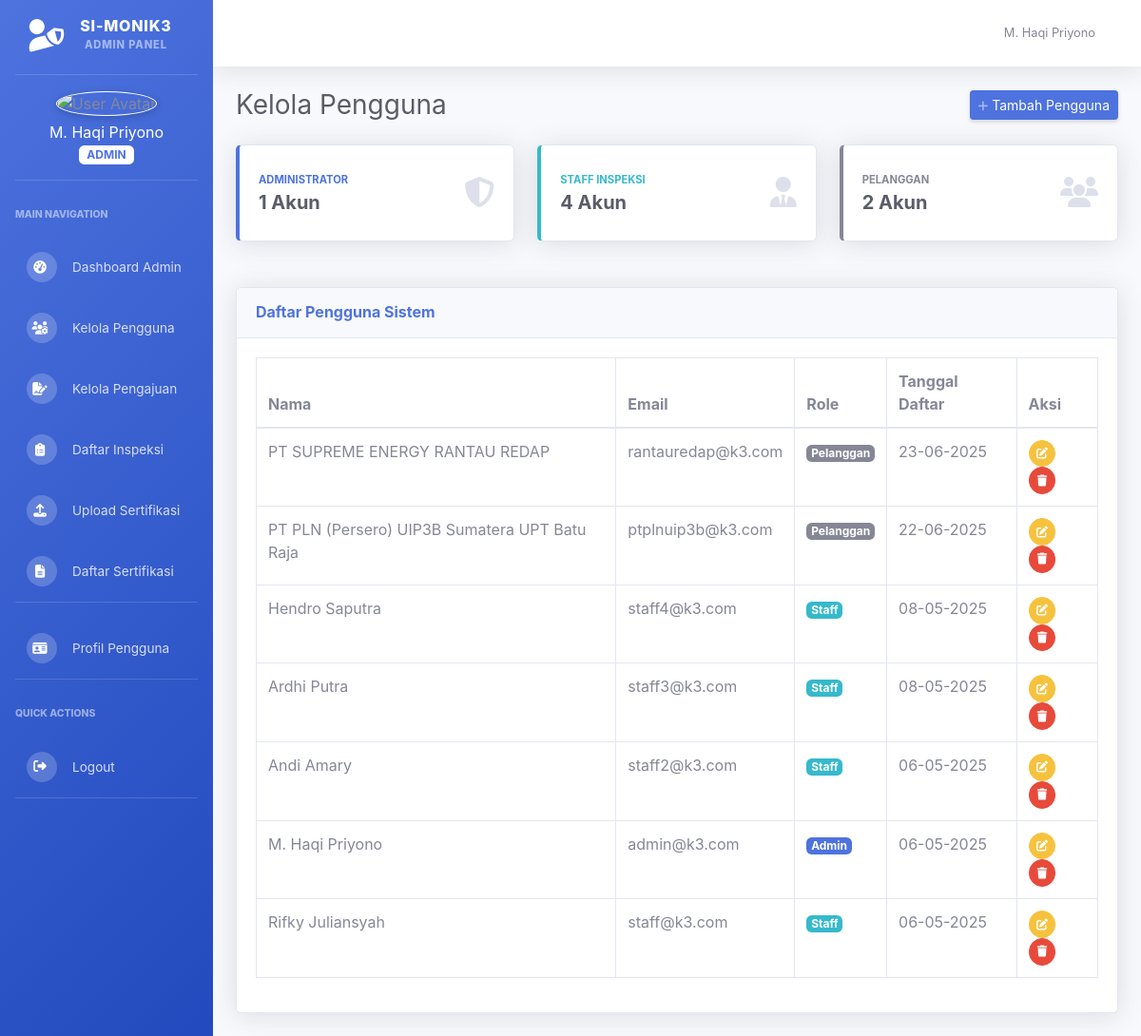
The page /kelola_pengguna.php (signed in) on the database its author committed.
### tables this page shows
CREATE TABLE `users` (
  `id_user` int(11) NOT NULL,
  `nama` varchar(100) DEFAULT NULL,
  `email` varchar(100) DEFAULT NULL,
  `password` varchar(255) DEFAULT NULL,
  `role` enum('admin','staff','pelanggan') DEFAULT 'pelanggan',
  `avatar` varchar(255) DEFAULT 'default.svg',
  `created_at` timestamp NOT NULL DEFAULT current_timestamp()
);

### functions.php (called while the page is built, shortened)
<?php
function formatDate($date) {
    return date('d-m-Y', strtotime($date));
}
?>

### kelola_pengguna.php (the view, shortened to what this page needs)
<?php
require_once '../../config/config.php';
require_once '../../config/functions.php';
$users = mysqli_query($conn, "SELECT * FROM users ORDER BY created_at DESC");
$role_counts = [];
$count_query = "SELECT role, COUNT(*) as count FROM users GROUP BY role";
$count_result = mysqli_query($conn, $count_query);
while($row = mysqli_fetch_assoc($count_result)) {
    $role_counts[$row['role']] = $row['count'];
}
?>
<!DOCTYPE html>
<html lang="en">
<head>
    <link href="../../vendor/fontawesome-free/css/all.min.css" rel="stylesheet">
    <link href="../../css/sb-admin-2.min.css" rel="stylesheet">
</head>
<body id="page-top">
<div id="wrapper">
    <?php include '../../includes/sidebar.php'; ?>
    <div id="content-wrapper" class="d-flex flex-column">
        <div id="content">
            <?php include '../../includes/topbar.php'; ?>
            <div class="container-fluid">
                <div class="d-sm-flex align-items-center justify-content-between mb-4">
                    <h1 class="h3 mb-0 text-gray-800">Kelola Pengguna</h1>
                    <button class="d-none d-sm-inline-block btn btn-sm btn-primary shadow-sm" data-toggle="modal" data-target="#tambahModal">
                        <i class="fas fa-plus fa-sm text-white-50"></i> Tambah Pengguna
                    </button>
                </div>
    <div class="row mb-4">
        <div class="col-xl-4 col-md-6 mb-4">
            <div class="card border-left-primary shadow h-100 py-2">
                <div class="card-body">
                    <div class="row no-gutters align-items-center">
                        <div class="col mr-2">
                            <div class="text-xs font-weight-bold text-primary text-uppercase mb-1">
                                Administrator</div>
                            <div class="h5 mb-0 font-weight-bold text-gray-800">
                                <?= $role_counts['admin'] ?> Akun
                            </div>
                        </div>
                        <div class="col-auto">
                            <i class="fas fa-shield-alt fa-2x text-gray-300"></i>
                        </div>
                    </div>
                </div>
            </div>
        </div>
        <div class="col-xl-4 col-md-6 mb-4">
            <div class="card border-left-info shadow h-100 py-2">
                <div class="card-body">
                    <div class="row no-gutters align-items-center">
                        <div class="col mr-2">
                            <div class="text-xs font-weight-bold text-info text-uppercase mb-1">
                                Staff Inspeksi</div>
                            <div class="h5 mb-0 font-weight-bold text-gray-800">
                                <?= $role_counts['staff'] ?> Akun
                            </div>
                        </div>
                        <div class="col-auto">
                            <i class="fas fa-user-tie fa-2x text-gray-300"></i>
                        </div>
                    </div>
                </div>
            </div>
        </div>
        <div class="col-xl-4 col-md-6 mb-4">
            <div class="card border-left-secondary shadow h-100 py-2">
                <div class="card-body">
                    <div class="row no-gutters align-items-center">
                        <div class="col mr-2">
                            <div class="text-xs font-weight-bold text-secondary text-uppercase mb-1">
                                Pelanggan</div>
                            <div class="h5 mb-0 font-weight-bold text-gray-800">
                                <?= $role_counts['pelanggan'] ?> Akun
                            </div>
                        </div>
                        <div class="col-auto">
                            <i class="fas fa-users fa-2x text-gray-300"></i>
                        </div>
                    </div>
                </div>
            </div>
        </div>
    </div>
                <div class="card shadow mb-4">
                    <div class="card-header py-3">
                        <h6 class="m-0 font-weight-bold text-primary">Daftar Pengguna Sistem</h6>
                    </div>
                    <div class="card-body">
                        <div class="table-responsive">
                            <table class="table table-bordered" width="100%" cellspacing="0">
                                <thead>
                                    <tr>
                                        <th>Nama</th>
                                        <th>Email</th>
                                        <th>Role</th>
                                        <th>Tanggal Daftar</th>
                                        <th>Aksi</th>
                                    </tr>
                                </thead>
                                <tbody>
                                    <?php while($user = mysqli_fetch_assoc($users)): ?>
                                    <tr>
                                        <td><?= htmlspecialchars($user['nama']) ?></td>
                                        <td><?= htmlspecialchars($user['email']) ?></td>
                                        <td>
                                            <span class="badge badge-<?=
                                                $user['role'] == 'admin' ? 'primary' :
                                                ($user['role'] == 'staff' ? 'info' : 'secondary') ?>">
                                                <?= ucfirst($user['role']) ?>
                                            </span>
                                        </td>
                                        <td><?= formatDate($user['created_at']) ?></td>
                                        <td>
                                            <button class="btn btn-warning btn-sm btn-circle edit-btn"
                                                    data-toggle="modal"
                                                    data-target="#editModal"
                                                    data-id="<?= $user['id_user'] ?>"
                                                    data-nama="<?= $user['nama'] ?>"
                                                    data-email="<?= $user['email'] ?>"
                                                    data-role="<?= $user['role'] ?>">
                                                <i class="fas fa-edit"></i>
                                            </button>
                                            <a href="kelola_pengguna.php?hapus=<?= $user['id_user'] ?>"
                                               class="btn btn-danger btn-sm btn-circle"
                                               onclick="return confirm('Yakin ingin menghapus pengguna ini? Semua data kontrak dan inspeksi terkait juga akan dihapus.')">
                                                <i class="fas fa-trash"></i>
                                            </a>
                                        </td>
                                    </tr>
                                    <?php endwhile; ?>
                                </tbody>
                            </table>
                        </div>
                    </div>
                </div>
            </div>
        </div>
    </div>
</div>
</body>
</html>

### rows shown on the page
users: nama "PT SUPREME ENERGY RANTAU REDAP", email "rantauredap@k3.com", role "Pelanggan", created_at "23-06-2025"
users: nama "PT PLN (Persero) UIP3B Sumatera UPT Batu Raja", email "ptplnuip3b@k3.com", role "Pelanggan", created_at "22-06-2025"
users: nama "Hendro Saputra", email "staff4@k3.com", role "Staff", created_at "08-05-2025"
users: nama "Ardhi Putra", email "staff3@k3.com", role "Staff", created_at "08-05-2025"
users: nama "Andi Amary", email "staff2@k3.com", role "Staff", created_at "06-05-2025"
users: nama "M. Haqi Priyono", email "admin@k3.com", role "Admin", created_at "06-05-2025"
users: nama "Rifky Juliansyah", email "staff@k3.com", role "Staff", created_at "06-05-2025"

### other values the page prints
$role "ADMIN"
$_SESSION['user']['nama'] "M. Haqi Priyono"
$nama "M. Haqi Priyono"
$role_counts['admin'] "1"
$role_counts['staff'] "4"
$role_counts['pelanggan'] "2"
